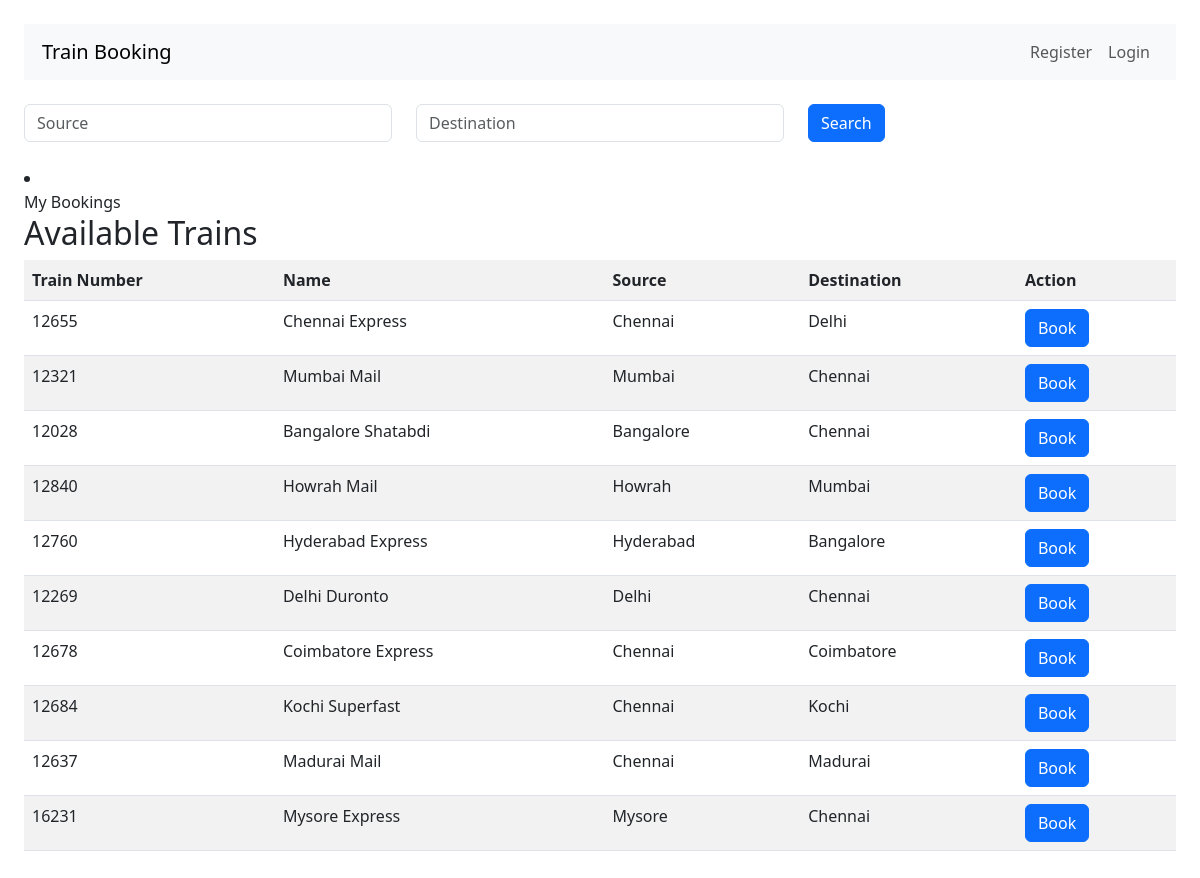
The page / on the database its author committed.
### booking/models.py (models this page shows, shortened)
class Train(models.Model):
    name = models.CharField(max_length=100)
    number = models.CharField(max_length=10)
    source = models.CharField(max_length=100)
    destination = models.CharField(max_length=100)
    departure_time = models.TimeField()
    arrival_time = models.TimeField()

### booking/views.py (the view)
# urls.py: path('', views.home, name='home'),
def home(request):
    trains = Train.objects.all()
    source = request.GET.get('source')
    destination = request.GET.get('destination')
    if source and destination:
        trains = trains.filter(source__icontains=source, destination__icontains=destination)
    return render(request, 'home.html', {'trains': trains})

### booking/templates/home.html (shortened to what this page needs)
<!DOCTYPE html>
<html>
<head>
  <link href="https://cdn.jsdelivr.net/npm/bootstrap@5.3.0/dist/css/bootstrap.min.css" rel="stylesheet">
</head>
<body class="p-4">
  <nav class="navbar navbar-expand-lg navbar-light bg-light mb-4">
    <div class="container">
      <a class="navbar-brand" href="/">Train Booking</a>
      <div class="collapse navbar-collapse">
        <ul class="navbar-nav ms-auto">
          {% if user.is_authenticated %}
          <li class="nav-item">
            <a class="nav-link" href="#">Hi, {{ user.username }}</a>
          </li>
          <li class="nav-item">
            <a class="nav-link" href="{% url 'logout' %}">Logout</a>
          </li>
          {% else %}
          <li class="nav-item">
            <a class="nav-link" href="{% url 'register' %}">Register</a>
          </li>
          <li class="nav-item">
            <a class="nav-link" href="{% url 'login' %}">Login</a>
          </li>
          {% endif %}
        </ul>
      </div>
    </div>
  </nav>
  <form method="GET" class="row mb-4">
    <div class="col">
      <input type="text" name="source" class="form-control" placeholder="Source">
    </div>
    <div class="col">
      <input type="text" name="destination" class="form-control" placeholder="Destination">
    </div>
    <div class="col">
      <button type="submit" class="btn btn-primary">Search</button>
    </div>
  </form>
  <li class="nav-item">
    <a class="nav-link" href="{% url 'my_bookings' %}">My Bookings</a>
  </li>
  <h2>Available Trains</h2>
  <table class="table table-striped">
    <tr>
      <th>Train Number</th>
      <th>Name</th>
      <th>Source</th>
      <th>Destination</th>
      <th>Action</th>
    </tr>
    {% for train in trains %}
    <tr>
      <td>{{ train.number }}</td>
      <td>{{ train.name }}</td>
      <td>{{ train.source }}</td>
      <td>{{ train.destination }}</td>
      <td><a class="btn btn-primary" href="{% url 'book_ticket' train.id %}">Book</a></td>
    </tr>
    {% endfor %}
  </table>
</body>
</html>

### rows shown on the page
Train: number "12655", name "Chennai Express", source "Chennai", destination "Delhi"
Train: number "12321", name "Mumbai Mail", source "Mumbai", destination "Chennai"
Train: number "12028", name "Bangalore Shatabdi", source "Bangalore", destination "Chennai"
Train: number "12840", name "Howrah Mail", source "Howrah", destination "Mumbai"
Train: number "12760", name "Hyderabad Express", source "Hyderabad", destination "Bangalore"
Train: number "12269", name "Delhi Duronto", source "Delhi", destination "Chennai"
Train: number "12678", name "Coimbatore Express", source "Chennai", destination "Coimbatore"
Train: number "12684", name "Kochi Superfast", source "Chennai", destination "Kochi"
Train: number "12637", name "Madurai Mail", source "Chennai", destination "Madurai"
Train: number "16231", name "Mysore Express", source "Mysore", destination "Chennai"
